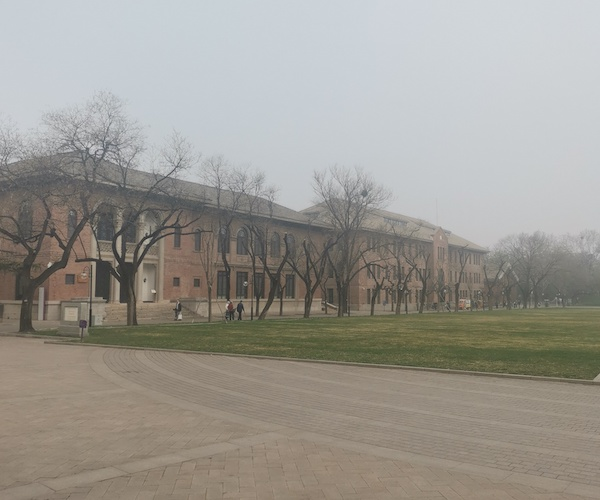
#> input picture src/problem4_stitch/building_image/building_1.jpg, 600 x 500 px
$ python main.py
#> lines starting #> are read from the running program, lines starting #| are printed output that depends on the picture
import cv2
import numpy as np
from sift import SIFT, quick_calc
from ransac import ransac


class Stitch(SIFT):
    # [83 lines left out: functions __init__, stitch_img_lst, not called in this run]


if __name__ == '__main__':
    img1 = cv2.imread('building_image/building_1.jpg')
#> img1 is the input picture: shape (500, 600, 3); mean B, G, R 145.7, 152.4, 155.4
    img2 = cv2.imread('building_image/building_2.jpg')
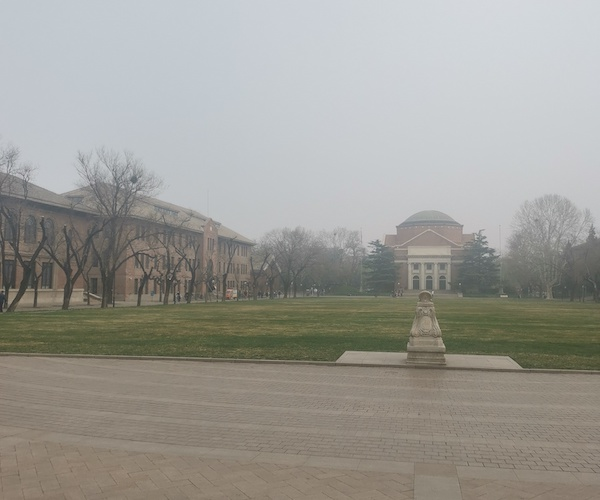
#> input picture src/problem4_stitch/building_image/building_2.jpg, 600 x 500 px
#> img2 is the input picture: shape (500, 600, 3); mean B, G, R 148.9, 154.8, 155.9
    img3 = cv2.imread('building_image/building_3.jpg')
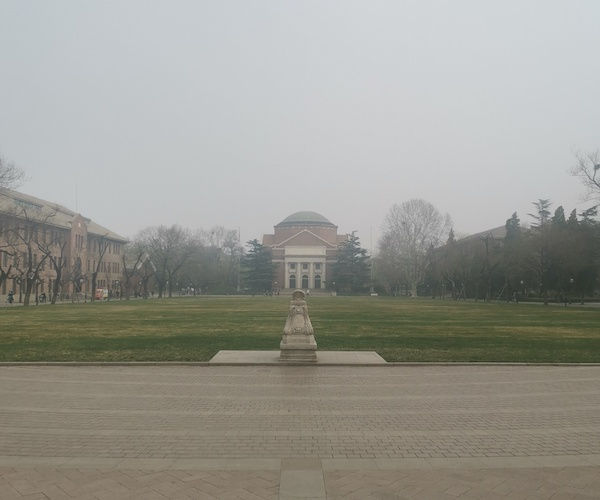
#> input picture src/problem4_stitch/building_image/building_3.jpg, 600 x 500 px
#> img3 is the input picture: shape (500, 600, 3); mean B, G, R 145.1, 152.3, 152.7
    img4 = cv2.imread('building_image/building_4.jpg')
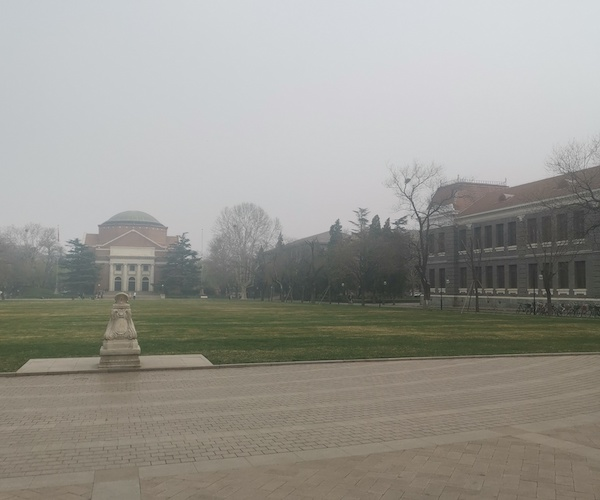
#> input picture src/problem4_stitch/building_image/building_4.jpg, 600 x 500 px
#> img4 is the input picture: shape (500, 600, 3); mean B, G, R 144.9, 151, 152.2
    img_lst = [img1,img2, img3, img4]

    # =========================================================================================================
    # for testing this demo:
#> (the run stopped early here; a loop or call above may not have finished)
